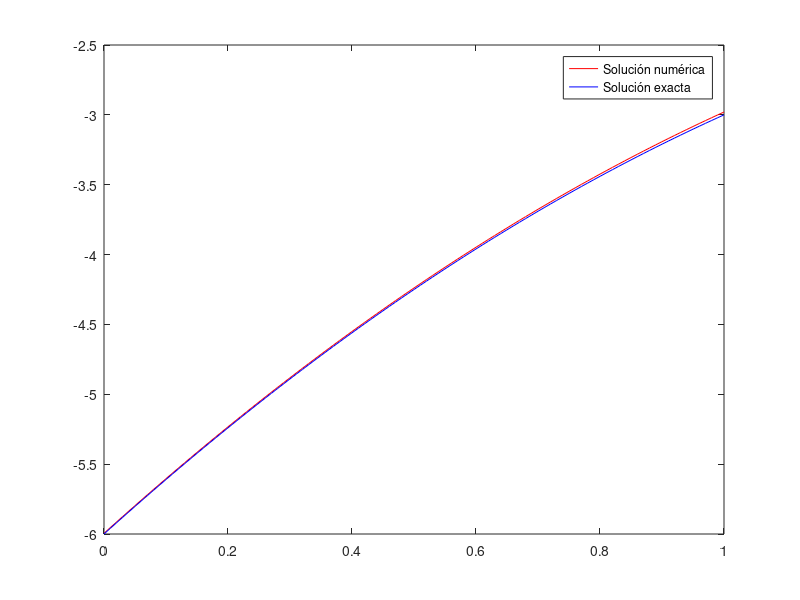

MATLAB code for this plot:
% Examen mayo 2022

f= @(t,x) [x(2); (1-t/2)*x(2)+x(1)];
solexac= @(t) -t.^2 + 4*t - 6;
N = 100;
intervalo = [0,1];
h = 1/N;
t = 0:h:1;
y1 = zeros(2, N+1);
y2 = zeros(2, N+1);
y1(:,1) = [0,4];
y2(:,1) = [1,0];

for i=1:N
   y1(:,i+1) = y1(:,i) + h*f(t(i), y1(:,i)); 
   y2(:,i+1) = y2(:,i) + h*f(t(i), y2(:,i));
end

x = y1(1,:) + (-3-y1(1,100))*y2(1,:)/y2(1,100);
x2 = solexac(t);

figure(1);
plot(t,x,'r');
hold on
plot(t,x2,'b');
legend('Solución numérica','Solución exacta');

error = max(abs(x-x2));
error